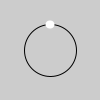
Frame 1 (no input)
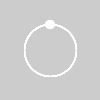
Frame 60 (the mouse pressed at the canvas centre just before this capture)
Frame 120 (the mouse held since frame 60 and released just before this capture): identical to frame 60, image omitted

The Processing sketch that drew these frames (run headless with seeded random() and noise(); from frame 60 on, the mouse is pressed at the canvas centre):

// Processing sketch: L2
// ── L2.pde

/*
 * Radius represents the radius of each circle and
 * gutter refers to the distance between circles/figures
 */
int radius = 26;
int gutter = 6;

// auto-computed
int rows, cols;
int size;
float tx, ty;
// Angle to be used in each iteration of draw
float angle;
// off-screen canvas to trace points
PGraphics back;
// Used to determine the color of each lissajous plot
// This stores the maximum possible ratio between the speed at which
// the x and y co-ordinates vary
float maxRatio;
float ratio;
float h;

void setup() {
  // Take up the whole screen
  size(width, height);
  // The draw loop has a nested loop
  // at each iteration for the pair (i,j)
  // we plot the lissajous figure for that combination of speeds.
  // This plot is contained in a square
  // The side of which is calculated here.
  // The shape is plotted in the center of the said square,
  // with radius 'radius' using 'gutter' space as padding
  // Thus the side is twice the sum of the radius and the gutter
  size = 2 * (radius + gutter);

  // Show as many rows and columns as possible
  // -1 to accomodate header row and column
  rows = floor(height / size) - 1;
  cols = floor(width / size) - 1;

  // Translation amounts to show the
  // figure table centred on any screen
  ty = (height - (rows + 1) * size) / 2;
  tx = (width - (cols + 1) * size) / 2;
  angle = 0;

  // While entire canvas is made to fit the window,
  // off-screen canvas exactly fits the shape table
//   back = createGraphics(100, 100);
println(cols+ " " +rows+ " " +size);
  back = createGraphics((int)( (cols + 1) * size), (int)( (rows + 1) * size));
  // Notice that the off-screen canvas' backgroud is only set
  // in setup. This enables tracing
//   back.background(0);
  // Setting the color mode to HSB
  // as the colour will be determined as a hue
  back.colorMode(HSB);
  // maximum possible ratio between the speed at which
  // the x and y co-ordinates vary 
  maxRatio = max(cols, rows);
}

void draw() {
  // Translate using tx,ty calculated in setup
  translate(tx, ty);
  //render off-screen canvas
  image(back, 0, 0);
  for (int i = 0; i <= cols; i++) {
    for (int j = 0; j <= rows; j++) {
      // Each iteration considers a imaginary square,
      // side length 'side'
      // cx and cy computes the centre point of the square
      int cx = size * i + size / 2;
      int cy = size * j + size / 2;
      // x and y hold the current point for this iteration,
      // w.r.t. cx and cy
      // For the header column and row, this will trace a circle
      // For intersection, it traces the lissajous figure
      float x, y;
      println(i + " " + j + " " + cx + " " + cy);

      // i==0 and j==0 is the first blank space, hence continue
    //   if (i == 0 && j == 0) then continue
      if (i == 0 || j == 0) {
        //since we escaped i==0 AND j==0,
        // this happens for the header row and header column

        // For header row, j=0, thus factor is i
        // For header column, i=0 thus factor is j
        int factor = max(i, j);

        // Now we plot the polar point (radius, factor*angle)
        // the factor co-efficient results in same angle giving
        // different speeds across the row/column
        // Note that global variables of this loop are set
        x = radius * cos(angle * factor - HALF_PI);
        y = radius * sin(angle * factor - HALF_PI);

        // Draw the circle in the main canvas
        strokeWeight(1);
        noFill();
        ellipse(cx, cy, 2 * radius, 2 * radius);

        // Draw the perpendicular lines
        // For header column, these are horizontal lines,
        // For header row, these are vertical lines
        // The start is always the same, cx+x and cy+y.
        // The end point differs for header row and column
        stroke(255, 75);
        // In the case of header column, where j=0,
        // end point has the same y-coordinate as start.
        // x-coordinate is the end of screen,i.e. the width.
        // However, using the entire width causes
        // this web editor to behave weirdly
        //Thus, limiting the end point just shy of the last figure
        float endX = j == 0 ? cx + x : (cols + 0.9) * size;
        // In the case of header row, where i=0,
        // end point has the same x-coordinate as start.
        // y-coordinate is the end of screen,i.e. the height.
        // However, using the entire height causes
        // this web editor to behave weirdly
        //Thus, limiting the end point just shy of the last figure
        float endY = i == 0 ? cy + y : (rows + 0.9) * size;
        line(cx + x, cy + y,  endX, endY);
      } else {

        // This is the case for an intersection
        // Here, we take the x-coordinate from the header row,
        // the y-coordinate from header column, and plot the point
        // Note that global variable for this loop is used
        x = radius * cos(angle * i - HALF_PI);
        y = radius * sin(angle * j - HALF_PI);

        // This point is also plotted in the offscreen canvas,
        // without clearing the previous points. The trace forms
        // the Lissajous figure
        // The colour is determined by the ratio of the "speeds"
        // of the x and y co-ordinated
        ratio = max(i, j) / min(i, j);
        // using "map" to map ratio
        // which may vary between 1 and maxRatio
        // to get a hue between 0 and 255
        h = map(ratio, 1, maxRatio, 0, 255);
        // remember that the color mode of the off-screen
        // canvas is HSB
        back.stroke(h, 255, 255);
        back.strokeWeight(2);
        back.point(cx + x, cy + y);
      }

      // Plot the globally computed x and y, w.r.t cx and cy
      strokeWeight(8);
      stroke(255);
      point(cx + x, cy + y);
    }
  }

  // Angle is incremented for the next iteration
  angle += 0.01;
}



/**
 * Plotting Lissajous Figures
 * Hari Krishnan
 *
 *
 * This is a simple program which plots various lissajous figures.
 * Lissajous figures are a collective name for any of a number of
 * characteristic looped or curved figures traced out by a point
 * undergoing two independent simple harmonic motions at right
 * angles with frequencies in a simple ratio.
 *
 * In Simpler terms, a Lissajous figure is a shape traced by a
 * point where it's x-component and y-component vary
 * according to two independent sine waves each with independent
 * co-efficients.
 *
 * This is visually represented as a table, where the "header row"
 * and "header column" consists of circles of constant radius,
 * but a point moving on the circle with increasing speed.
 * Any intersection of a row and column uses the
 * x-coordinate from the circle in the header row
 * and the y-component from the header column.
 * This is seen by dropping perpendiculars from header
 * rows and columns, and plotting their intersections
 */
